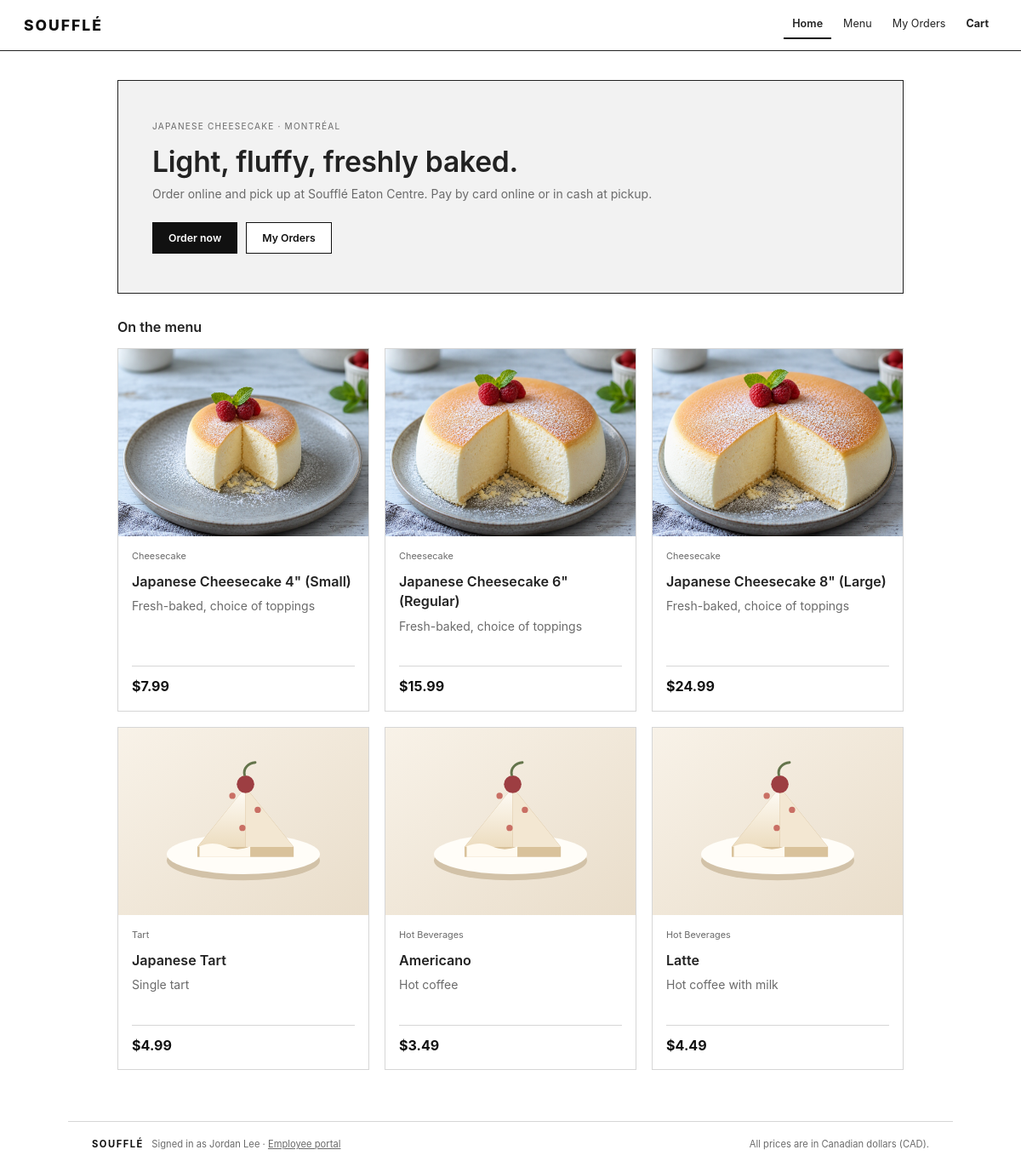
The page / on the database its author committed.
### tables this page shows
CREATE TABLE menu_items (
    menuItemID  INTEGER PRIMARY KEY,
    name        TEXT NOT NULL,
    description TEXT,
    category    TEXT,
    price       REAL NOT NULL CHECK (price >= 0),
    isAvailable INTEGER NOT NULL DEFAULT 1 CHECK (isAvailable IN (0, 1))
, imageURL TEXT);

### web_app.py (the view)
@app.route("/")
def home():
    return render_template("site/home.html", menu=load_menu())

### database/connection.py (called while the page is built)
def get_connection(path=DB_PATH):
    conn = sqlite3.connect(path)
    conn.row_factory = sqlite3.Row
    conn.execute("PRAGMA foreign_keys = ON")
    return conn

### models/orders.py (called while the page is built)
def load_menu_item(menuItemID: int) -> MenuItem:
    with closing(get_connection()) as conn:
        r = conn.execute("SELECT * FROM menu_items WHERE menuItemID = ?", (menuItemID,)).fetchone()
    if r is None:
        raise ValueError(f"There is no menu item {menuItemID}.")
    return MenuItem(r["menuItemID"], r["name"], r["description"], r["category"], r["price"],
                    bool(r["isAvailable"]), r["imageURL"] if "imageURL" in r.keys() else None)

def load_menu() -> List[MenuItem]:
    with closing(get_connection()) as conn:
        rows = conn.execute("SELECT menuItemID FROM menu_items ORDER BY menuItemID").fetchall()
    return [load_menu_item(r["menuItemID"]) for r in rows]

### models/people.py (called while the page is built)
def load_customer(customerID: int) -> Customer:
    with closing(get_connection()) as conn:
        r = conn.execute("SELECT p.*, c.customerID FROM customers c JOIN persons p "
                         "ON p.personID = c.personID WHERE c.customerID = ?", (customerID,)).fetchone()
    if r is None:
        raise ValueError(f"There is no customer {customerID}.")
    return Customer(r["personID"], r["firstName"], r["lastName"], r["phone"], r["email"],
                    r["customerID"])

    def __post_init__(self):
        if type(self) is Person:
            raise TypeError("Person is abstract: create a Customer, Employee or Manager instead.")

    def getFullName(self) -> str:
        return f"{self.firstName} {self.lastName}"

### web_app.py (called while the page is built, shortened)
def current_staff():
    employeeID = session.get("employeeID")
    if not employeeID:
        return None

@app.before_request
def make_sure_database_exists():
    if not DB_PATH.exists():
        create_database()
    migrate_database()

@app.context_processor
def page_globals():
    cart_id = session.get("cart")
    cart_count = 0
    if cart_id:
        rows = query("SELECT COALESCE(SUM(quantity), 0) FROM order_lines WHERE orderID = ?",
                     (cart_id,))
        cart_count = rows[0][0]
    return {"staff": current_staff(), "today": date.today(), "cart_count": cart_count,
            "website_customer": load_customer(CUSTOMER_ID).getFullName(),
            "type_labels": ORDER_TYPE_LABELS}

### templates/site/home.html (shortened to what this page needs)
{% extends "site/base.html" %}
{% from "macros.html" import menu_photo, money %}
{% block content %}
<section class="hero">
  <div class="crumb">Japanese cheesecake · Montréal</div>
  <h1>Light, fluffy, freshly baked.</h1>
  <p class="lead">Order online and pick up at Soufflé Eaton Centre. Pay by card online or in cash at pickup.</p>
  <div class="actions">
    <a class="btn primary" href="{{ url_for('site_menu') }}">Order now</a>
    <a class="btn" href="{{ url_for('my_orders') }}">My Orders</a>
  </div>
</section>
<h2>On the menu</h2>
<div class="menu-cards">
  {% for m in menu if m.isAvailable %}
  <article class="menu-card">
    {{ menu_photo(m) }}
    <div class="menu-card__body">
      <div class="menu-card__meta"><span>{{ m.category }}</span></div>
      <h2>{{ m.name }}</h2>
      <p class="menu-card__description">{{ m.description or 'Freshly prepared with care.' }}</p>
      <div class="menu-card__footer"><strong class="menu-card__price">{{ money(m.price) }}</strong></div>
    </div>
  </article>
  {% endfor %}
</div>
{% endblock %}

### templates/site/base.html (shortened to what this page needs)
{% from "macros.html" import messages %}
<!DOCTYPE html>
<html lang="en">
<head>
  <link rel="stylesheet" href="{{ url_for('static', filename='style.css') }}">
</head>
<body>
  {% set page = request.endpoint or '' %}
  <header class="topbar">
    <a class="logo" href="{{ url_for('home') }}">SOUFFLÉ</a>
    <nav class="topnav">
      <a href="{{ url_for('home') }}" class="{{ 'on' if page == 'home' }}">Home</a>
      <a href="{{ url_for('site_menu') }}" class="{{ 'on' if page == 'site_menu' }}">Menu</a>
      <a href="{{ url_for('my_orders') }}" class="{{ 'on' if page in ('my_orders', 'order_confirmed', 'site_pay', 'site_secure', 'site_card', 'site_receipt') }}">My Orders</a>
      <a href="{{ url_for('cart') }}" class="{{ 'on' if page in ('cart', 'checkout') }}"><b>Cart</b>{% if cart_count %}<span class="cart-count">{{ cart_count }}</span>{% endif %}</a>
    </nav>
  </header>
  <main class="site-main">
    {% block content %}{% endblock %}
  </main>
  <footer class="site-footer">
    <span><b>SOUFFLÉ</b> &nbsp; Signed in as {{ website_customer }} · <a href="{{ url_for('portal_login') }}">Employee portal</a></span>
    <span>All prices are in Canadian dollars (CAD).</span>
  </footer>
</body>
</html>

### templates/macros.html (shortened to what this page needs)
{% macro money(value) -%}${{ '%.2f' | format(value or 0) }}{%- endmacro %}
{% macro menu_photo(item) -%}
  {% set placeholder = url_for('static', filename='images/menu-placeholder.svg') %}
  <img class="menu-card__photo" src="{{ item.imageURL or placeholder }}" alt="{{ item.name }}"
       loading="lazy" onerror="this.onerror=null;this.src='{{ placeholder }}'">
{%- endmacro %}

### static/style.css (style rules this page uses)
:root { --ink: #111; --text: #222; --muted: #6b6b6b; --line: #d6d6d6; --line-dark: #222; --panel: #f2f2f2; --panel-2: #e9e9e9; --side: #efefef; --white: #fff; --ok: #1f6b3a; --bad: #a12626; }
* { box-sizing: border-box; }
html { font-size: 14px; }
body { margin: 0; color: var(--text); background: var(--white); font-family: Inter, "Helvetica Neue", Arial, system-ui, sans-serif; line-height: 1.45; }
a { color: inherit; }
h1 { font-size: 1.9rem; font-weight: 600; margin: 0 0 4px; letter-spacing: -.2px; }
h2 { font-size: 1.15rem; font-weight: 600; margin: 0 0 12px; }
p { margin: 0 0 10px; }
.lead { color: var(--muted); margin-bottom: 22px; }
.crumb { font-size: .72rem; letter-spacing: 1.2px; text-transform: uppercase; color: var(--muted); margin-bottom: 10px; }
.topbar { display: flex; align-items: center; justify-content: space-between; border-bottom: 1px solid var(--line-dark); background: var(--white); padding: 0 28px; height: 60px; position: sticky; top: 0; z-index: 5; }
.logo { font-weight: 800; font-size: 1.25rem; letter-spacing: 2px; text-decoration: none; color: var(--ink); }
.topnav { display: flex; align-items: center; gap: 4px; font-size: .9rem; }
.topnav a { text-decoration: none; padding: 6px 10px; border-bottom: 2px solid transparent; }
.topnav a.on { border-bottom-color: var(--ink); font-weight: 600; }
.site-main { max-width: 980px; margin: 0 auto; padding: 34px 28px 60px; min-height: calc(100vh - 140px); }
.site-footer { border-top: 1px solid var(--line); max-width: 1040px; margin: 0 auto; padding: 18px 28px; display: flex; justify-content: space-between; font-size: .8rem; color: var(--muted); }
.site-footer b { color: var(--ink); letter-spacing: 1.5px; }
.hero { border: 1px solid var(--line-dark); background: var(--panel); padding: 46px 40px; margin-bottom: 28px; }
.hero h1 { font-size: 2.4rem; }
.menu-cards { display: grid; grid-template-columns: repeat(auto-fit, minmax(220px, 1fr)); gap: 18px; align-items: stretch; }
.menu-card { display: flex; flex-direction: column; min-width: 0; overflow: hidden; border: 1px solid var(--line); background: var(--white); }
.menu-card__photo { display: block; width: 100%; aspect-ratio: 4 / 3; object-fit: cover; background: var(--panel); }
.menu-card__body { display: flex; flex: 1; flex-direction: column; padding: 16px; }
.menu-card__meta { display: flex; justify-content: space-between; align-items: center; gap: 8px; margin-bottom: 10px; color: var(--muted); font-size: .78rem; }
.menu-card__body h2 { margin-bottom: 7px; }
.menu-card__description { min-height: 2.9em; margin-bottom: 16px; color: var(--muted); }
.menu-card__footer { display: flex; flex-direction: column; gap: 12px; margin-top: auto; padding-top: 12px; border-top: 1px solid var(--line); }
.menu-card__price { font-size: 1.15rem; color: var(--ink); }
.btn, button { font: inherit; font-size: .88rem; font-weight: 600; cursor: pointer; display: inline-block; padding: 9px 18px; border: 1px solid var(--ink); background: var(--white); color: var(--ink); text-decoration: none; text-align: center; white-space: nowrap; border-radius: 0; }
.btn.primary, button.primary { background: var(--ink); color: #fff; }
.actions { display: flex; gap: 10px; flex-wrap: wrap; align-items: center; }

### rows shown on the page
menu_items: imageURL (picture), category "Cheesecake", name "Japanese Cheesecake 4\" (Small)", description "Fresh-baked, choice of toppings", price "7.99"
menu_items: imageURL (picture), category "Cheesecake", name "Japanese Cheesecake 6\" (Regular)", description "Fresh-baked, choice of toppings", price "15.99"
menu_items: imageURL (picture), category "Cheesecake", name "Japanese Cheesecake 8\" (Large)", description "Fresh-baked, choice of toppings", price "24.99"
menu_items: category "Tart", name "Japanese Tart", description "Single tart", price "4.99"
menu_items: category "Hot Beverages", name "Americano", description "Hot coffee", price "3.49"
menu_items: category "Hot Beverages", name "Latte", description "Hot coffee with milk", price "4.49"

### other values the page prints
{{ website_customer }} "Jordan Lee"
